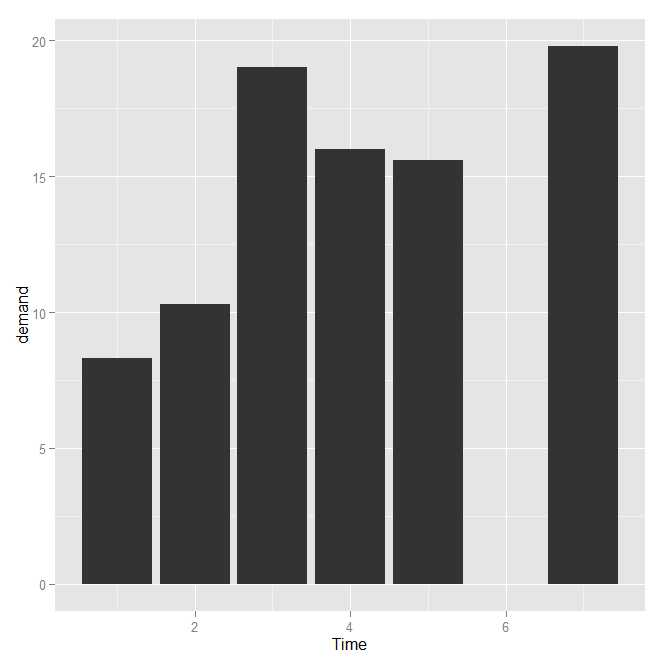

This figure's R source:
BOD
str(BOD)
ggplot(BOD,aes(x=Time,y=demand))+geom_bar(stat="identity")
